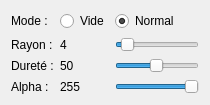
       <widget class="QWidget" name="tab_4">
        <attribute name="title">
         <string>Texture</string>
        </attribute>
        <layout class="QGridLayout" name="gridLayout_2">
         <item row="1" column="0">
          <widget class="QLabel" name="label_9">
           <property name="text">
            <string>Rayon :</string>
           </property>
          </widget>
         </item>
         <item row="0" column="0">
          <widget class="QLabel" name="label_8">
           <property name="text">
            <string>Mode :</string>
           </property>
          </widget>
         </item>
         <item row="2" column="0">
          <widget class="QLabel" name="label_10">
           <property name="text">
            <string>Dureté :</string>
           </property>
          </widget>
         </item>
         <item row="3" column="0">
          <widget class="QLabel" name="label_11">
           <property name="text">
            <string>Alpha :</string>
           </property>
          </widget>
         </item>
         <item row="1" column="1">
          <widget class="QLabel" name="label_12">
           <property name="text">
            <string>4</string>
           </property>
          </widget>
         </item>
         <item row="2" column="1">
          <widget class="QLabel" name="label_13">
           <property name="text">
            <string>50</string>
           </property>
          </widget>
         </item>
         <item row="3" column="1">
          <widget class="QLabel" name="label_14">
           <property name="text">
            <string>255</string>
           </property>
          </widget>
         </item>
         <item row="1" column="2">
          <widget class="QSlider" name="editTextureRadius">
           <property name="minimum">
            <number>1</number>
           </property>
           <property name="maximum">
            <number>40</number>
           </property>
           <property name="value">
            <number>4</number>
           </property>
           <property name="orientation">
            <enum>Qt::Horizontal</enum>
           </property>
          </widget>
         </item>
         <item row="2" column="2">
          <widget class="QSlider" name="editTextureHardness">
           <property name="minimum">
            <number>1</number>
           </property>
           <property name="maximum">
            <number>100</number>
           </property>
           <property name="value">
            <number>50</number>
           </property>
           <property name="orientation">
            <enum>Qt::Horizontal</enum>
           </property>
          </widget>
         </item>
         <item row="3" column="2">
          <widget class="QSlider" name="editTextureAlpha">
           <property name="minimum">
            <number>1</number>
           </property>
           <property name="maximum">
            <number>255</number>
           </property>
           <property name="value">
            <number>255</number>
           </property>
           <property name="orientation">
            <enum>Qt::Horizontal</enum>
           </property>
          </widget>
         </item>
         <item row="0" column="2">
          <widget class="QRadioButton" name="editTextureModeNormal">
           <property name="text">
            <string>Normal</string>
           </property>
           <property name="checked">
            <bool>true</bool>
           </property>
          </widget>
         </item>
         <item row="0" column="1">
          <widget class="QRadioButton" name="editTextureModeEmpty">
           <property name="text">
            <string>Vide</string>
           </property>
          </widget>
         </item>
        </layout>
       </widget>
